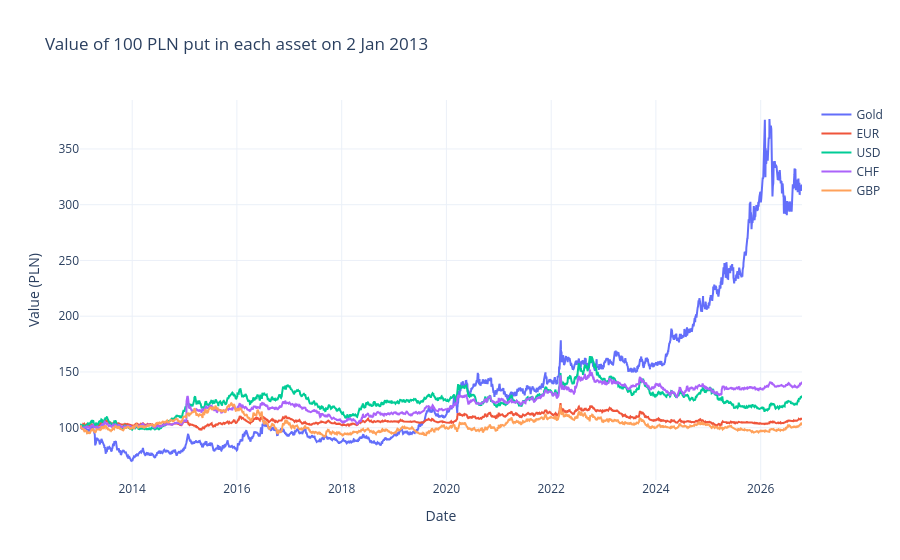

Here is the notebook cell this chart was saved with:
### Markdown cell above
## 3.5 Visualization

### Code cell
import plotly.graph_objects as go

fig = go.Figure()

for col in assets:
    fig.add_trace(go.Scatter(
        x=df['Date'],
        y=df[col] / df[col].iloc[0] * 100,
        mode='lines',
        name=col
    ))

fig.update_layout(
    title='Value of 100 PLN put in each asset on 2 Jan 2013',
    xaxis_title='Date',
    yaxis_title='Value (PLN)',
    hovermode='x unified',
    template='plotly_white'
)

fig.show()

### Figure 1 — Plotly figure (JSON) as saved in the notebook; plotly's stock layout.template omitted (floating-point values rounded to 4 significant figures; data arrays with more than 128 entries replaced by an {"elided": "..."} marker saying what was removed)
{"data": [{"mode": "lines", "name": "Gold", "type": "scatter", "x": {"elided": "3480 str values"}, "y": {"elided": "3480 float values"}}, {"mode": "lines", "name": "EUR", "type": "scatter", "x": {"elided": "3480 str values"}, "y": {"elided": "3480 float values"}}, {"mode": "lines", "name": "USD", "type": "scatter", "x": {"elided": "3480 str values"}, "y": {"elided": "3480 float values"}}, {"mode": "lines", "name": "CHF", "type": "scatter", "x": {"elided": "3480 str values"}, "y": {"elided": "3480 float values"}}, {"mode": "lines", "name": "GBP", "type": "scatter", "x": {"elided": "3480 str values"}, "y": {"elided": "3480 float values"}}], "layout": {"hovermode": "x unified", "title": {"text": "Value of 100 PLN put in each asset on 2 Jan 2013"}, "xaxis": {"title": {"text": "Date"}}, "yaxis": {"title": {"text": "Value (PLN)"}}}}
